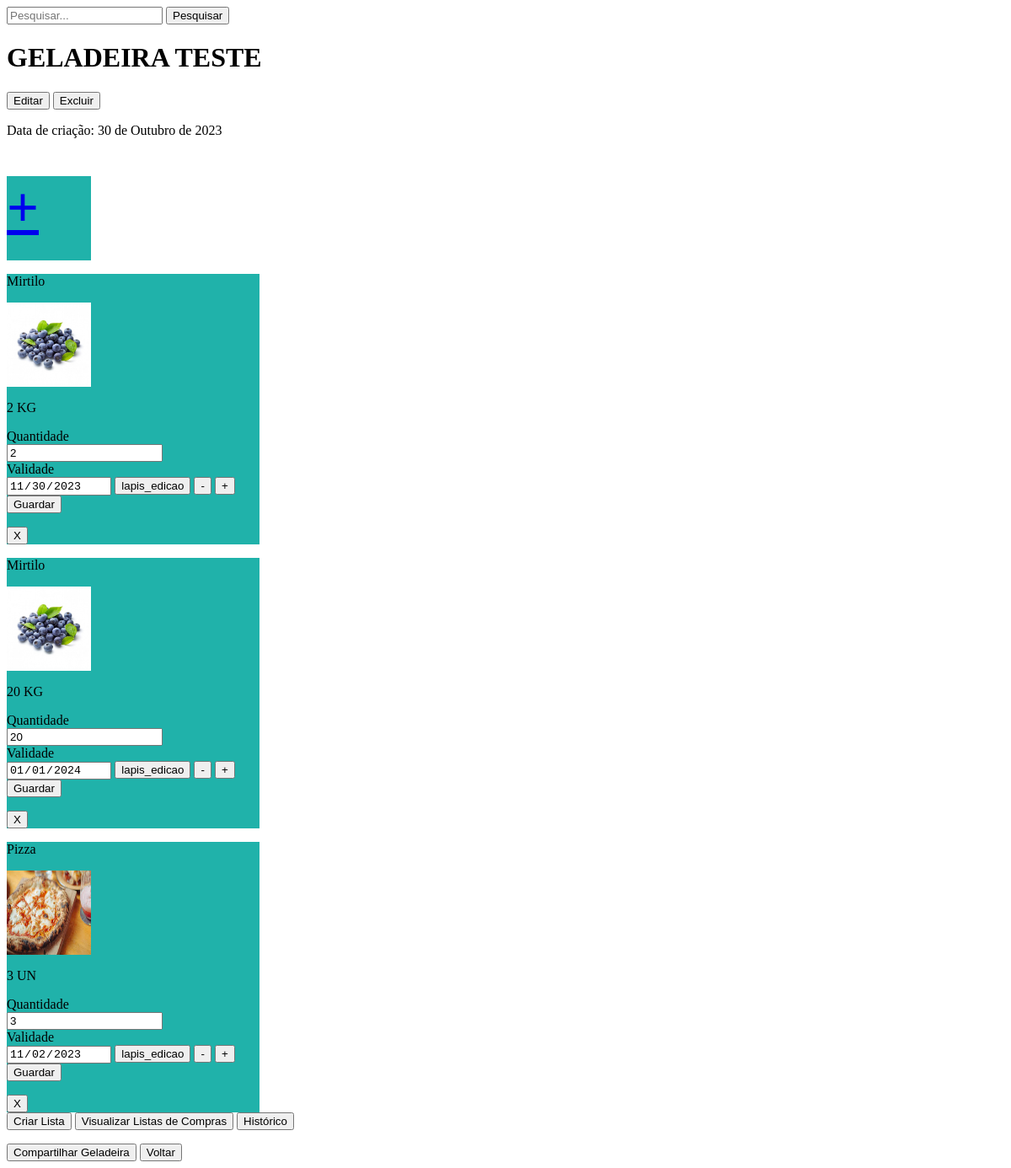
The page /geladeiras/geladeira/1/ (signed in) on the database as committed earlier.
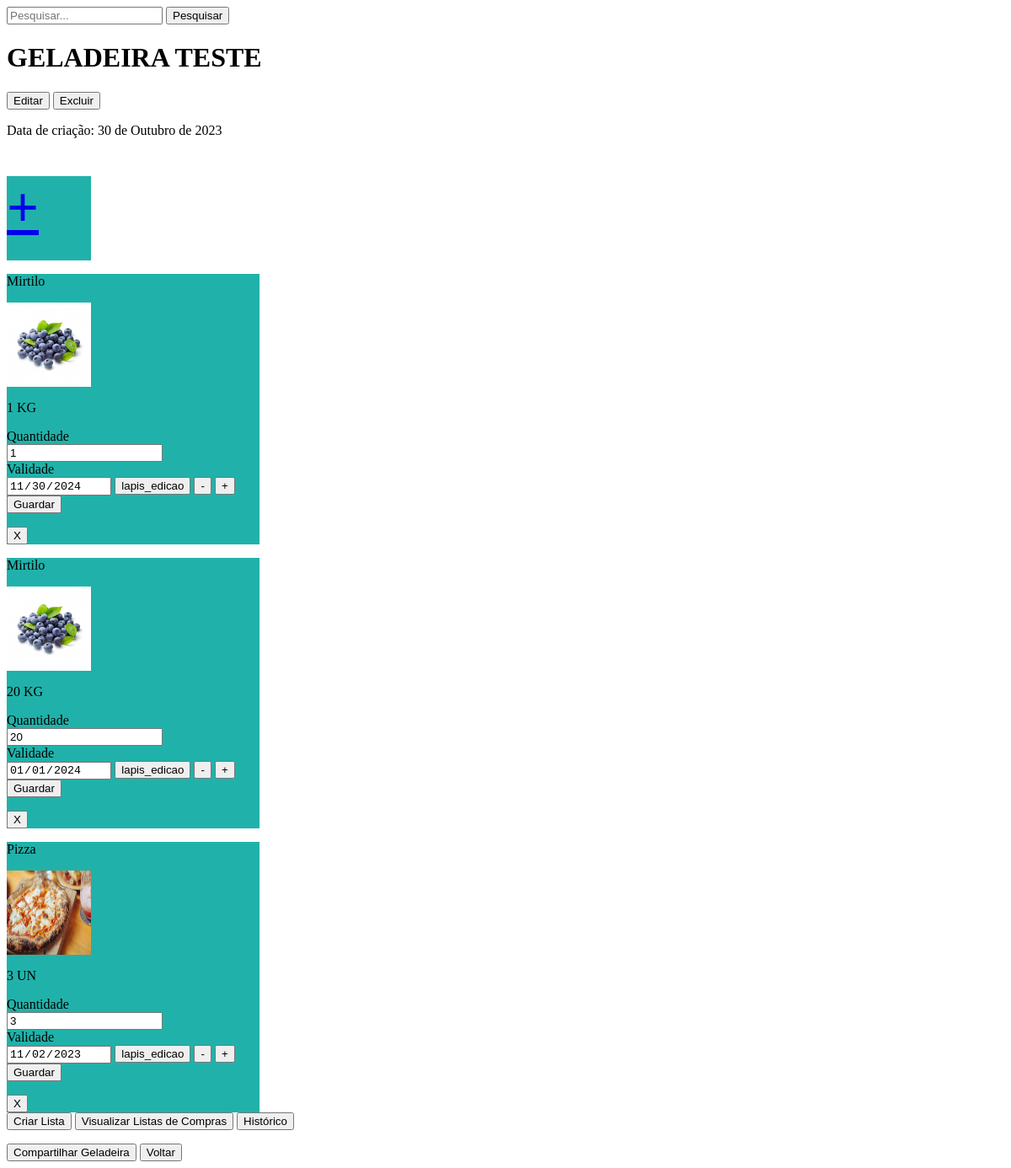
The same page on the database as committed later.
### estoque/models.py (models this page shows, shortened)
class Item_Geladeira(models.Model):
    geladeira = models.ForeignKey(Geladeira, on_delete=models.CASCADE)
    produto = models.ForeignKey(Produto, on_delete=models.CASCADE)
    validade = models.DateField(null=False, blank=False)
    quantidade = models.IntegerField(null=False, blank=False)
    logs = models.ManyToManyField(Log_Itens_Geladeira, related_name='itens_geladeira', blank=True)

class Produto(models.Model):
    nome_produto = models.CharField(max_length=100)
    tipo = models.CharField(max_length=20, choices=TIPOS_PRODUTOS)
    imagem_produto = models.ImageField(upload_to='media', default='media/default_image_produtos')
    unidade_medida = models.tipo = models.CharField(max_length=20, choices=UNIDADES_MEDIDA, default='un')
    produto_geladeira = models.ManyToManyField(Geladeira, through='Item_Geladeira')
    produto_lista = models.ManyToManyField(Lista, through='Item_Lista')

### estoque/views.py (the view, shortened to what this page needs)
# urls.py: path('geladeiras/geladeira/<int:pk>/', views.DetalhesGeladeira.as_view(), name="detalhes_geladeira"),
class DetalhesGeladeira(LoginRequiredMixin, DetailView):
    template_name = "detalhes_geladeira.html"
    model = Geladeira
    def get_context_data(self, **kwargs):
        context = super().get_context_data(**kwargs)
        context['item_geladeira'] = Item_Geladeira.objects.filter(
            geladeira=self.object)  # Pega os itens da tabela intemediaria Item_Geladeira
        termo_pesquisa = self.request.GET.get('q')  # Obtém o termo de busca da URL
        if termo_pesquisa:  # Use a consulta Q para pesquisar geladeiras por nome
            context['item_geladeira'] = Item_Geladeira.objects.filter(geladeira=self.object,
                                                                      produto__nome_produto__contains=termo_pesquisa)
        return context

### estoque/templates/detalhes_geladeira.html (shortened to what this page needs)
{% block content %}
    <form method="get" action="{% url 'estoque:detalhes_geladeira' geladeira.pk %}" id="geladeiraPesquisa">
        <input type="text" name="q" placeholder="Pesquisar...">
        <button type="submit">Pesquisar</button>
    </form>
    <div>
        <h1 style="display: block">{{ geladeira.nome_geladeira }}</h1>
        <a href="{% url 'estoque:editar_geladeira' geladeira.pk %}"><button id="btn_edit">Editar</button></a>
        <a href="{% url 'estoque:excluir_geladeira' geladeira.pk %}"><button id="btn_excluir">Excluir</button></a>
        <p>Data de criação: {{ geladeira.dt_criacao }}</p>
        <a href="{% url 'estoque:produtos_geladeira' geladeira.pk %}">
            <div style="background-color: lightseagreen; width: 100px; height: 100px;">
                <h1 style="font-size: 50pt">+</h1>
            </div>
        </a>
        {% for item in item_geladeira %}
            <div style="background-color: lightseagreen; width: 300px;">
                <p>{{ item.produto.nome_produto }}</p>
                <img src="/media/{{ item.produto.imagem_produto }}" width="100px" height="100px">
                <p>{{ item.quantidade }} {{ item.produto.unidade_medida }}</p>
                <form method="post" action="{% url 'estoque:detalhes_geladeira' geladeira.pk %}">
                    <label for="quantidade{{ item.id }}">Quantidade</label><br>
                    <input type="number" id="quantidade{{ item.id }}" name="quantidade{{ item.id }}" value="{{ item.quantidade }}" min="0"><br>
                    <label for="validade{{ item.id }}">Validade</label><br>
                    <input type="date" id="validade{{ item.id }}" name="validade{{ item.id }}" value="{{ item.validade|date:'Y-m-d' }}" readonly>
                    <button type="button" id="btn_validade{{ item.id }}" onclick="document.getElementById('validade{{ item.id }}').readOnly = false; document.getElementById('btn_validade{{ item.id }}').style.display = 'none'">lapis_edicao</button>
                    <button type="button" onclick="document.getElementById('quantidade{{ item.id }}').value = parseInt(document.getElementById('quantidade{{ item.id }}').value) - 1">-</button>
                    <button type="button" onclick="document.getElementById('quantidade{{ item.id }}').value = parseInt(document.getElementById('quantidade{{ item.id }}').value) + 1">+</button>
                    <button type="submit">Guardar</button>
                </form>
                <a href="{% url 'estoque:excluir_item_geladeira' geladeira.pk item.pk %}"><button id="btn_excluir">X</button></a>
                <br>
            </div>
        {% endfor %}
    </div>
    <a href="{% url 'estoque:criar_lista' object.pk %}"><button> Criar Lista </button></a>
    <a href="{% url 'estoque:listas' geladeira.pk %}"><button> Visualizar Listas de Compras </button></a>
    <a href="{% url 'estoque:historico_geladeira' geladeira.pk %}"><button> Histórico </button></a>
    <button id="compartilhar_geladeira">Compartilhar Geladeira</button>
    <a href="{% url 'estoque:geladeiras' %}"><button id="btn_voltar">Voltar</button></a>
{% endblock %}

Rows that differ between the two databases and show on the page:
changed Item_Geladeira (number 1 of 3 on the later page): quantidade "2" → "1"; id "2" → "1"; validade "11/30/2023" → "11/30/2024"
